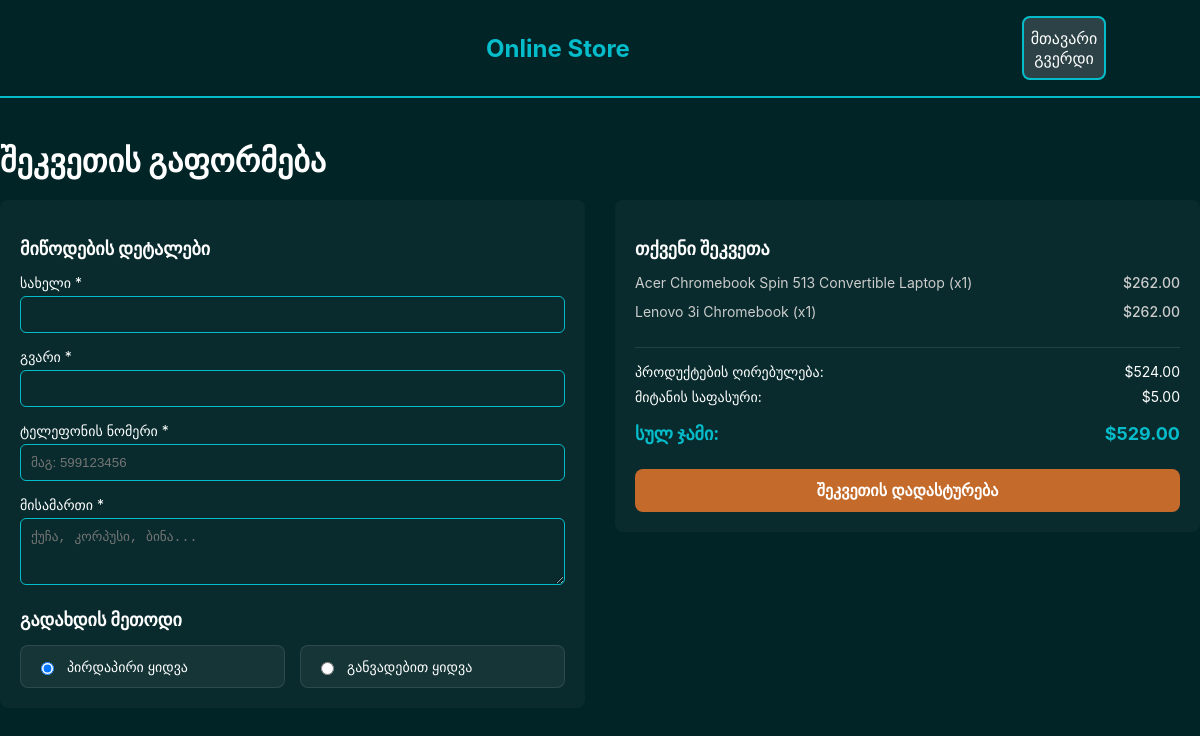
Screenshot of /checkout/ (signed in) with the database file from the repository.
### store/models.py (models this page shows, shortened)
class CartItem(models.Model):
    user = models.ForeignKey(
        User, on_delete=models.CASCADE, verbose_name="მომხმარებელი"
    )
    product = models.ForeignKey(
        Product, on_delete=models.CASCADE, verbose_name="პროდუქტი"
    )
    quantity = models.PositiveIntegerField(default=1, verbose_name="რაოდენობა")
    created_at = models.DateTimeField(auto_now_add=True)
    @property
    def total_price(self):
        return self.product.price * self.quantity

class Product(models.Model):
    title = models.CharField(max_length=200, verbose_name="დასახელება")
    price = models.DecimalField(max_digits=10, decimal_places=2, verbose_name="ფასი")
    brand = models.CharField(max_length=100, verbose_name="ბრენდი")
    category = models.CharField(max_length=100, verbose_name="კატეგორია")
    stock = models.PositiveIntegerField(default=0, verbose_name="მარაგი (საწყობში)")
    rating = models.FloatField(default=0.0, verbose_name="რეიტინგი")
    issue_date = models.DateField(
        null=True, blank=True, verbose_name="გამოშვების თარიღი"
    )
    thumbnail = models.URLField(
        max_length=500, blank=True, null=True, verbose_name="სურათის URL"
    )

### store/views.py (the view, shortened to what this page needs)
# urls.py: path("checkout/", views.checkoutView, name="checkout"),
@login_required(login_url="store:login")
def checkoutView(request):
    cart_items = CartItem.objects.filter(user=request.user)
    if not cart_items.exists():
        return redirect("store:cart")
    subtotal = sum(item.total_price for item in cart_items)
    shipping_fee = Decimal("5.00")  # მიტანის საფასური Decimal ტიპის
    total_price = subtotal + shipping_fee
    context = {
        "cart_items": cart_items,
        "subtotal": subtotal,
        "shipping_fee": shipping_fee,
        "total_price": total_price,
    }
    return render(request, "checkout.html", context)

### store/templates/checkout.html (shortened to what this page needs)
{% load static %}
<!doctype html>
<html lang="ka">
  <head>
    <link rel="stylesheet" href="{% static 'variable.css' %}" />
    <link rel="stylesheet" href="{% static 'style.css' %}" />
  </head>
  <body>
    <div class="container">
      <header class="container-header">
        <a
          href="{% url 'store:card-list' %}"
          class="header-logo"
          style="text-decoration: none"
        >
          <span
            style="
              color: var(--primary-coror-bright-cyan);
              font-weight: bold;
              font-size: 24px;
            "
            >Online Store</span
          >
        </a>
        <div class="header-buttons">
          <a
            href="{% url 'store:card-list' %}"
            class="header-button btn-color"
            title="მთავარი"
            >მთავარი გვერდი</a
          >
        </div>
      </header>
      <main class="cart-container">
        <h1 class="cart-title">შეკვეთის გაფორმება</h1>
        <form method="POST" class="checkout-grid">
          <div class="checkout-box">
            <h3 class="checkout-section-title">მიწოდების დეტალები</h3>
            <div class="checkout-form-group">
              <label class="checkout-label">სახელი *</label>
              <input
                type="text"
                name="first_name"
                required
                class="modal-input checkout-input"
              />
            </div>
            <div class="checkout-form-group">
              <label class="checkout-label">გვარი *</label>
              <input
                type="text"
                name="last_name"
                required
                class="modal-input checkout-input"
              />
            </div>
            <div class="checkout-form-group">
              <label class="checkout-label">ტელეფონის ნომერი *</label>
              <input
                type="text"
                name="phone"
                required
                class="modal-input checkout-input"
                placeholder="მაგ: 599123456"
              />
            </div>
            <div class="checkout-form-group">
              <label class="checkout-label">მისამართი *</label>
              <textarea
                name="address"
                required
                class="modal-input checkout-input"
                rows="3"
                placeholder="ქუჩა, კორპუსი, ბინა..."
              ></textarea>
            </div>
            <div class="checkout-payment-wrapper">
              <h3 class="checkout-section-title">გადახდის მეთოდი</h3>
              <div class="payment-methods-grid">
                <label class="payment-method-card">
                  <input
                    type="radio"
                    name="payment_type"
                    value="direct"
                    checked
                    onclick="toggleBanks(false)"
                  />
                  <span>პირდაპირი ყიდვა</span>
                </label>
                <label class="payment-method-card">
                  <input
                    type="radio"
                    name="payment_type"
                    value="installment"
                    onclick="toggleBanks(true)"
                  />
                  <span>განვადებით ყიდვა</span>
                </label>
              </div>
            </div>
          </div>
          <div class="checkout-box-summary">
            <h3 class="checkout-section-title">თქვენი შეკვეთა</h3>
            <div class="checkout-items-summary">
              {% for item in cart_items %}
              <div class="checkout-item-row">
                <span
                  class="checkout-item-name"
                  title="{{ item.product.title }}"
                  >{{ item.product.title }} (x{{ item.quantity }})</span
                >
                <span style="font-weight: 500">${{ item.total_price }}</span>
              </div>
              {% endfor %}
            </div>
            <div class="checkout-calc-list">
              <div class="checkout-calc-row">
                <span>პროდუქტების ღირებულება:</span>
                <span>${{ subtotal }}</span>
              </div>
              <div class="checkout-calc-row">
                <span>მიტანის საფასური:</span>
                <span>${{ shipping_fee }}</span>
              </div>
              <div class="checkout-total-row">
                <span>სულ ჯამი:</span>
                <span>${{ total_price }}</span>
              </div>
            </div>
            <button
              type="submit"
              class="action-btn btn-cart checkout-submit-btn"
            >
              შეკვეთის დადასტურება
            </button>
          </div>
        </form>
      </main>
    </div>
  </body>
</html>

### store/static/variable.css (style rules this page uses)
:root { --primary-color-dark-cyan-green: #012426; --primary-coror-bright-cyan: #05bcca; --primary-color-dark-teal-gray: #2c4246; --secondary-color-light-gray: #d9d9d9; --secondary-color-muted-light-blue: #a1c3c9; --secondary-color-white: #ffffff; --secondary-color-Soft-white: #ffffffc2; --secondary-color-orange: #c46a2b; --secondary-color-black: #1a1a1a; --secondary-color-blue-green: #2c4246cc; --font-family-main: "Inter", sans-serif; }
body { font-family: var(--font-family-main); background-color: var(--primary-color-dark-cyan-green); color: var(--secondary-color-white); margin: 0; padding: 0; }

### store/static/style.css (style rules this page uses)
body { font-family: var(--font-family-main); background-color: var(--primary-color-dark-cyan-green); color: var(--secondary-color-white); margin: 0; padding: 0; }
.container { width: min(100%, 1440px); margin: auto; padding-top: 100px; }
.container-header { padding: 16px 94px; border-bottom: 2px solid var(--primary-coror-bright-cyan); display: flex; justify-content: space-between; align-items: center; position: fixed; max-width: 1440px; width: 100%; box-sizing: border-box; top: 0; left: 50%; transform: translateX(-50%); z-index: 100; background-color: var(--primary-color-dark-cyan-green); }
.header-buttons { display: flex; column-gap: 32px; align-items: center; }
.header-button { width: 80px; height: 60px; border-radius: 8px; border: 2px solid var(--primary-coror-bright-cyan); background-color: transparent; display: flex; justify-content: center; align-items: center; cursor: pointer; color: var(--secondary-color-white); text-align: center; text-decoration: none; }
.btn-color { background-color: var(--primary-color-dark-teal-gray); }
.action-btn { padding: 12px 24px; border-radius: 8px; font-size: 16px; cursor: pointer; border: none; font-weight: bold; transition: 0.3s; }
.btn-cart { background-color: var(--secondary-color-orange); color: var(--secondary-color-white); }
.modal-input { width: 100%; padding: 10px; border-radius: 6px; border: 1px solid var(--primary-coror-bright-cyan); background: transparent; color: white; box-sizing: border-box; }
.cart-container { padding: 20px 0; }
.cart-title { color: #fff; margin-bottom: 20px; }
.checkout-grid { display: grid; grid-template-columns: 1fr 1fr; gap: 30px; }
.checkout-box { background: rgba(255, 255, 255, 0.03); padding: 20px; border-radius: 8px; }
.checkout-box-summary { background: rgba(255, 255, 255, 0.03); padding: 20px; border-radius: 8px; height: fit-content; }
.checkout-section-title { margin-bottom: 15px; font-size: 18px; }
.checkout-form-group { margin-bottom: 15px; }
.checkout-label { display: block; margin-bottom: 5px; font-size: 14px; }
.checkout-input { width: 100%; padding: 10px; }
.checkout-items-summary { margin-bottom: 15px; border-bottom: 1px solid rgba(255, 255, 255, 0.1); padding-bottom: 15px; }
.checkout-item-row { display: flex; justify-content: space-between; margin-bottom: 10px; font-size: 14px; }
.checkout-calc-list { font-size: 14px; display: flex; flex-direction: column; gap: 8px; }
.checkout-calc-row { display: flex; justify-content: space-between; }
.checkout-total-row { display: flex; justify-content: space-between; font-weight: bold; font-size: 18px; margin-top: 10px; color: var(--primary-coror-bright-cyan); }
.checkout-submit-btn { width: 100%; margin-top: 25px; padding: 12px; font-size: 16px; cursor: pointer; border: none; }
.checkout-payment-wrapper { margin-top: 20px; }
.payment-methods-grid { display: flex; gap: 15px; margin-top: 10px; }
.payment-method-card { flex: 1; display: flex; align-items: center; gap: 10px; padding: 12px 15px; background: rgba(255, 255, 255, 0.05); border: 1px solid rgba(255, 255, 255, 0.1); border-radius: 8px; cursor: pointer; transition: all 0.2s ease; font-size: 14px; }
.checkout-item-row { display: flex; justify-content: space-between; align-items: center; margin-bottom: 12px; font-size: 14px; color: #ccc; }
.checkout-item-name { max-width: 70%; white-space: nowrap; overflow: hidden; text-overflow: ellipsis; }

### rows the page displays
CartItem: product "Acer Chromebook Spin 513 Convertible Laptop", quantity "1", total_price "262.00"
CartItem: product "Lenovo 3i Chromebook", quantity "1", total_price "262.00"

### other values shown
{{ subtotal }} "524.00"
{{ shipping_fee }} "5.00"
{{ total_price }} "529.00"
